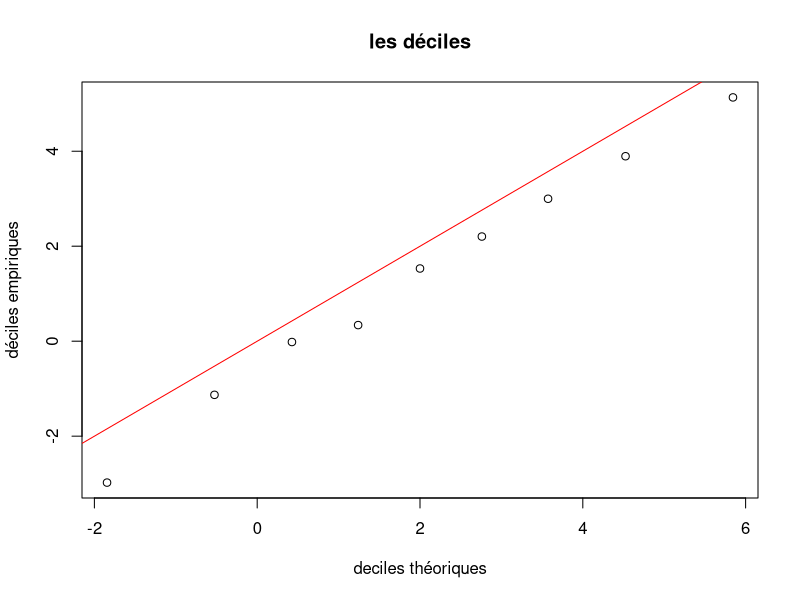
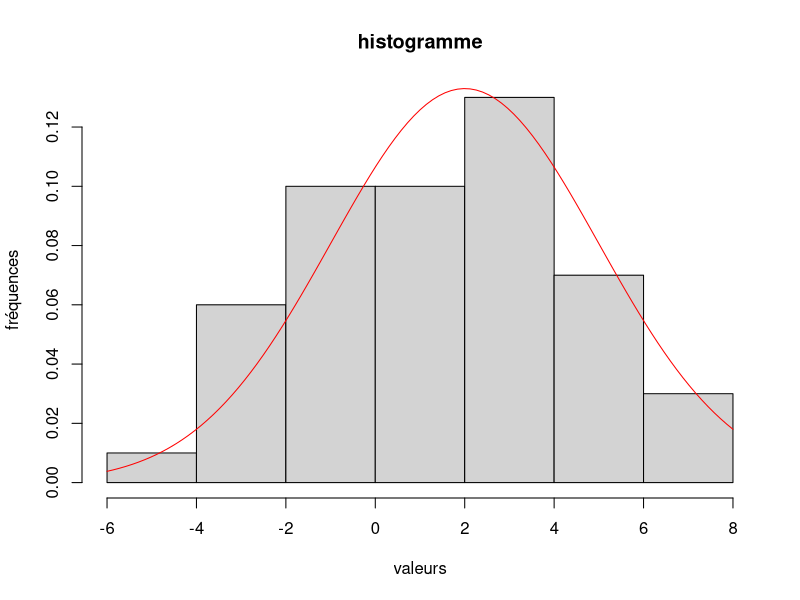

Recreate these plots in R, in order.
# Dans cette partie X est une variable al ́eatoire de loi N (2, 4).

# Exercice 1 : quantiles empiriques ou th ́eoriques
# Le quantile empirique d’ordre α d’un  ́echantillon de n tirages ind ́ependants x1, x2, ..., xn de X est la
# valeur pour laquelle, la proportion des xi qui se trouvent inf ́erieurs ou  ́egaux `a cette valeur, vaut α. Le
# quantile th ́eorique d’ordre α appel ́e quantile (et calcul ́e par la fonction de quantile qnorm()) est la valeur
# telle que la probabilit ́e que X soit inf ́erieur ou  ́egal `a cette valeur, vaille α

# 1. Simuler un  ́echantillon de taille n = 50 de X et l’affecter `a x.

mu <- 2
sigma <- 3
n <- 50

x <- rnorm(n, mu, sigma)

# 2. Calculer les quantiles empiriques d’ordre 10%, 20%, ..., 90% de x (appel ́es aussi les d ́eciles empiriques
# car ils permettent de couper l’ ́echantillon en dix) `a l’aide de la fonction quantile() et en utilisant
# l’option type=1.

demp <- quantile(x, probs = seq(0.1, 0.9, 0.1), type = 1)

# 3. Calculer les quantiles th ́eoriques d’ordre 10%, 20%, ..., 90% de X `a l’aide de la fonction qnorm()

dtheo <- qnorm(seq(0.1, 0.9, 0.1), mu, sigma)

# 4. Faire un graphe des 9 points d’abscisses les d ́eciles et d’ordonn ́ees les d ́eciles empiriques. Ajouter
# la droite y = x. Commentaire

plot(dtheo, demp, main = "les déciles", xlab = "deciles théoriques", ylab = "déciles empiriques")
abline(0, 1, col = "red")

# 5. Faire un histogramme des observations tir ́ees et y superposer la densit ́e de la loi N (2, 4). Commen-
# taire.

hist(x, main = "histogramme", xlab = "valeurs", ylab = "fréquences", freq = FALSE)
curve(dnorm(x, mu, sigma), col = "red", add = TRUE)

# 6. Calculer les quantiles empiriques d’ordre 1/(n + 1), 2/(n + 1), ...., n/(n + 1) de x. Les comparer aux
# valeurs ordonn ́ees de l’ ́echantillon que l’on obtiendra avec la commande sort(x).

emp <- quantile(x, probs = seq(1 / (n + 1), n / (n + 1), 1 / (n + 1)), type = 1)
sort(x)

